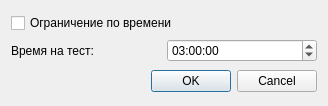
<?xml version="1.0" encoding="UTF-8"?>
<ui version="4.0">
 <class>DialogTestTimer</class>
 <widget class="QDialog" name="DialogTestTimer">
  <property name="geometry">
   <rect>
    <x>0</x>
    <y>0</y>
    <width>328</width>
    <height>106</height>
   </rect>
  </property>
  <property name="windowTitle">
   <string>Dialog</string>
  </property>
  <property name="layoutDirection">
   <enum>Qt::LeftToRight</enum>
  </property>
  <layout class="QGridLayout" name="gridLayout_2">
   <item row="0" column="0">
    <layout class="QGridLayout" name="gridLayout">
     <item row="0" column="0" colspan="2">
      <widget class="QCheckBox" name="checkBox">
       <property name="text">
        <string>Ограничение по времени</string>
       </property>
      </widget>
     </item>
     <item row="1" column="0">
      <widget class="QLabel" name="label">
       <property name="text">
        <string>Время на тест:</string>
       </property>
      </widget>
     </item>
     <item row="1" column="1">
      <widget class="QTimeEdit" name="timeEdit">
       <property name="dateTime">
        <datetime>
         <hour>3</hour>
         <minute>0</minute>
         <second>0</second>
         <year>2000</year>
         <month>1</month>
         <day>1</day>
        </datetime>
       </property>
       <property name="displayFormat">
        <string>HH:mm:ss</string>
       </property>
      </widget>
     </item>
    </layout>
   </item>
   <item row="1" column="0">
    <widget class="QDialogButtonBox" name="buttonBox">
     <property name="orientation">
      <enum>Qt::Horizontal</enum>
     </property>
     <property name="standardButtons">
      <set>QDialogButtonBox::Cancel|QDialogButtonBox::Ok</set>
     </property>
    </widget>
   </item>
  </layout>
 </widget>
 <resources/>
 <connections>
  <connection>
   <sender>buttonBox</sender>
   <signal>accepted()</signal>
   <receiver>DialogTestTimer</receiver>
   <slot>accept()</slot>
   <hints>
    <hint type="sourcelabel">
     <x>248</x>
     <y>254</y>
    </hint>
    <hint type="destinationlabel">
     <x>157</x>
     <y>274</y>
    </hint>
   </hints>
  </connection>
  <connection>
   <sender>buttonBox</sender>
   <signal>rejected()</signal>
   <receiver>DialogTestTimer</receiver>
   <slot>reject()</slot>
   <hints>
    <hint type="sourcelabel">
     <x>316</x>
     <y>260</y>
    </hint>
    <hint type="destinationlabel">
     <x>286</x>
     <y>274</y>
    </hint>
   </hints>
  </connection>
 </connections>
</ui>
